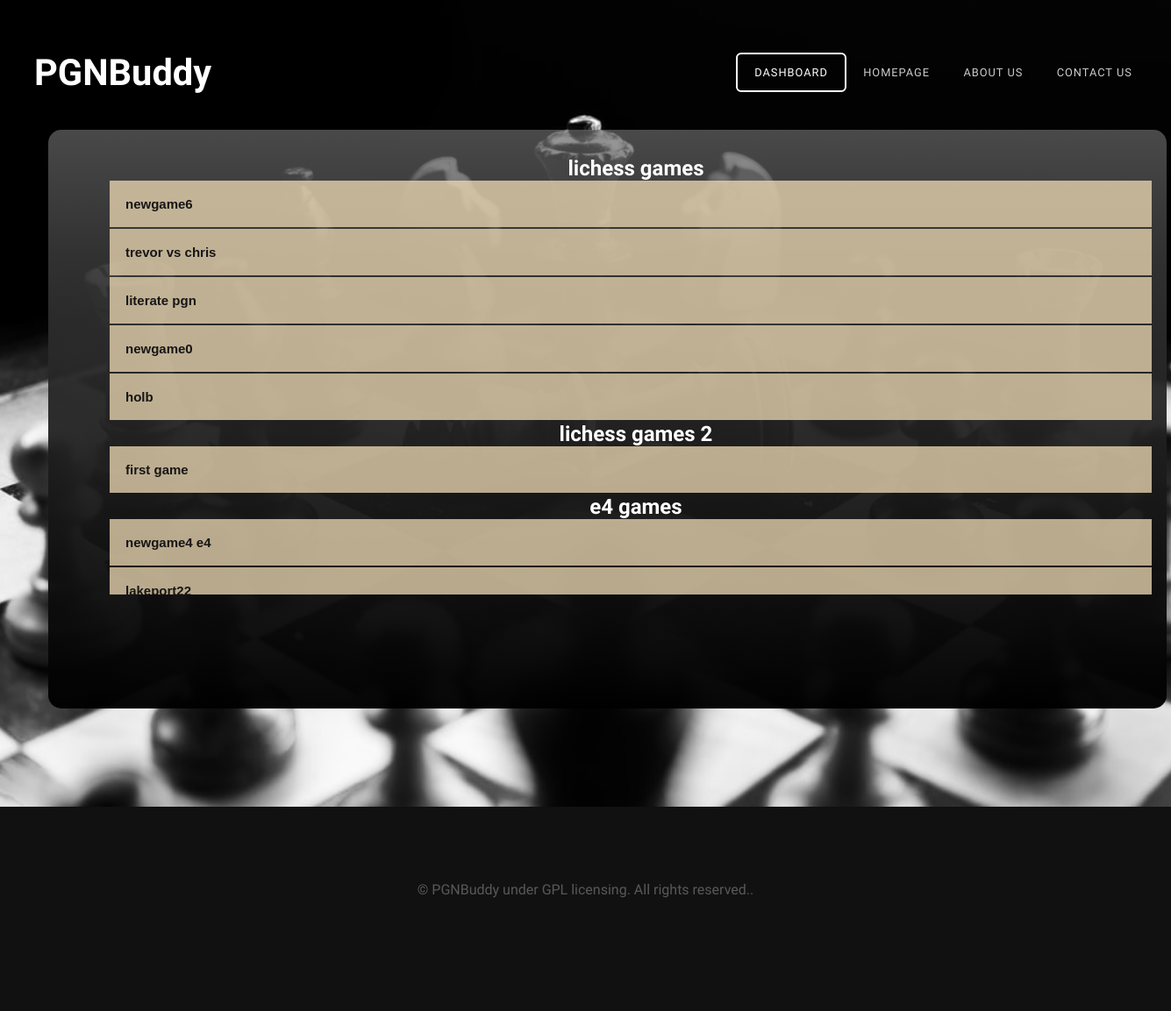
Before: /mydatabase with the older database file.
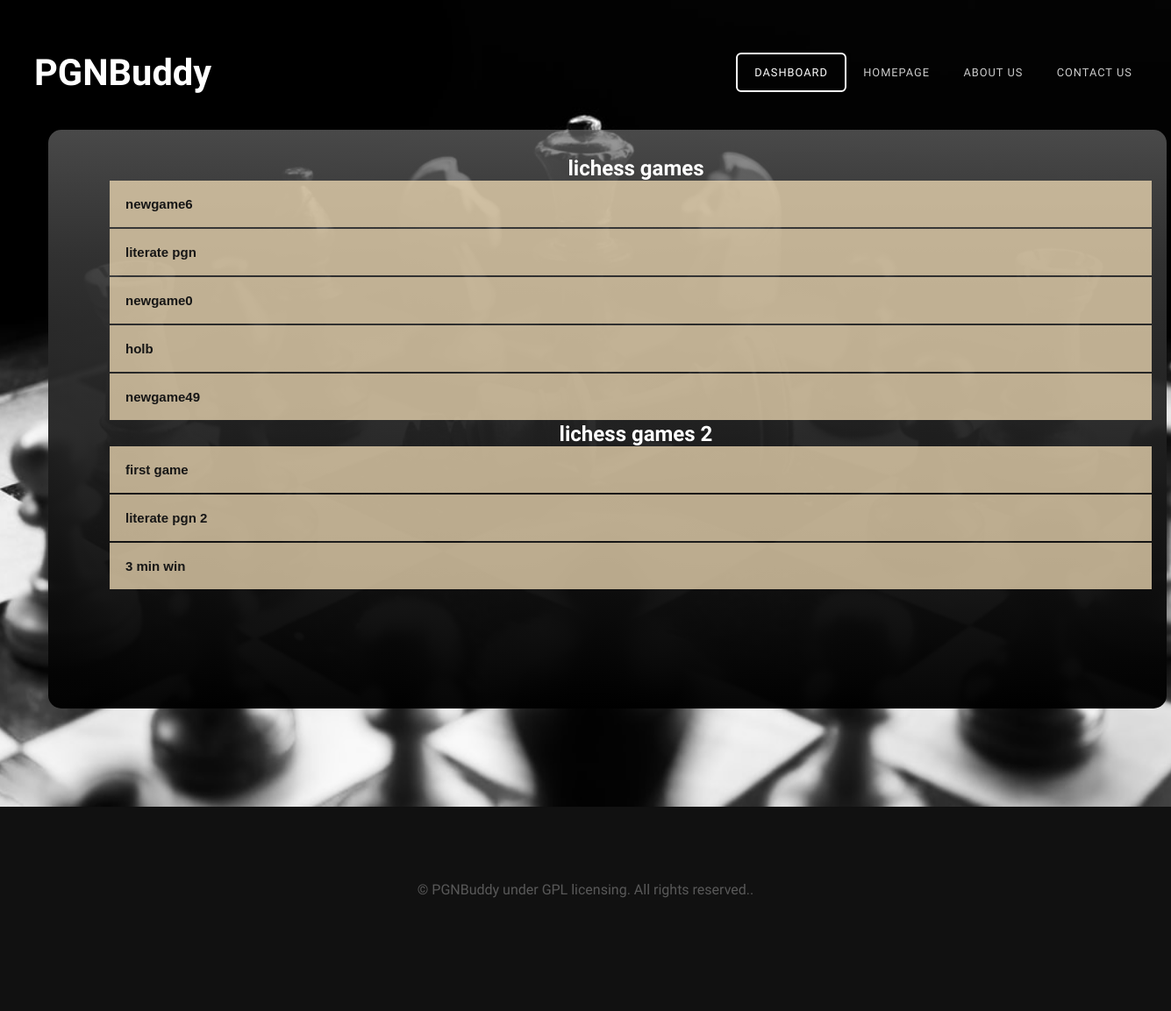
After: the same page with the newer database file.
### models.py (models this page shows)
class User(UserMixin, db.Model):
    id = db.Column(db.Integer, primary_key=True) # primary keys are required by SQLAlchemy
    email = db.Column(db.String(100), unique=True)
    password = db.Column(db.String(100))
    name = db.Column(db.String(1000))

class pgn(User):
    __tablename__ = 'pgn'
    __table_args__ = {'extend_existing': True}
    userId = db.Column(db.Integer, db.ForeignKey('user.id'))
    pgnId = db.Column(db.Integer, primary_key=True)
    game = db.Column(db.String(9999))
    frame = db.Column(db.String(200))
    fileName = db.Column(db.String(129))
    folder = db.Column(db.String(120))

### main.py (the view)
@main.route('/mydatabase', methods=['POST', 'GET'])
def mydatabase():
    gamelist = []
    games = db.session.query(pgn).all()
    for game in games:
        gamelist.append(game.game)
    pgnlist = []
    pgns = db.session.query(pgn).all()
    for pg in pgns:
        pgnlist.append({'name': str(pg.fileName), 'game': pg.game, 'folder': pg.folder, 'frame': pg.frame})
    folderlist = []
    folders = db.session.query(pgn.folder).all()
    for folder in folders:
        folderlist.append(str(folder))
    folderlist = list(dict.fromkeys(folderlist))
    return render_template('users_database.html', games=gamelist, folders=folderlist, pgnlist=pgnlist)

### templates/users_database.html (shortened to what this page needs)
<!DOCTYPE html PUBLIC "-//W3C//DTD XHTML 1.0 Strict//EN" "http://www.w3.org/TR/xhtml1/DTD/xhtml1-strict.dtd">
<html xmlns="http://www.w3.org/1999/xhtml">
<head>
<link href="static/css/default.css" rel="stylesheet" type="text/css" media="all" />
<link href="static/css/fonts.css" rel="stylesheet" type="text/css" media="all" />
</head>
<body>
<div id="header-wrapper">
	<div id="header" class="container">
		<div id="logo">
			<h1><a href="{{url_for('main.home')}}">PGNBuddy</a></h1>
		</div>
		<div id="menu">
			<ul>
				<li class="active"><a href="{{url_for('main.dashboard')}}" accesskey="1" title="">Dashboard</a></li>
				<li><a href="{{url_for('main.home')}}" accesskey="2" title="">Homepage</a></li>
				<li><a href="#" accesskey="3" title="">About Us</a></li>
				<li><a href="#" accesskey="5" title="">Contact Us</a></li>
			</ul>
		</div>
	</div>
	<div class="titlebox-dash">
        <div id="banner" class="container">
			<div class="userdatabase">
				<ul>
                    {% for folder in folders %}
                    <li><h2>{{ folder[2:-3] }}</h2>
                        <ol>
                        {% for pg in pgnlist %}
                            {% if pg['folder'] == folder[2:-3] %}
                                <div id="accordion-{{loop.index}}">
                                    <h2 class="dbbutton">{{ pg.name }}</h2>
                                </div>
                            {% endif %}
                        {% endfor %}
                        </ol>
                    </li>
                    {% endfor %}
				</ul>
			</div>
		</div>
	</div>
</div>
<div id="copyright" class="container">
		<p>&copy; PGNBuddy under GPL licensing. All rights reserved.</a>.</p>
</div>
</body>
</html>

Changed rows visible on the page:
removed pgn: name "trevor vs chris", shown under "lichess games"
no longer on this page (row unchanged): pgn: name "newgame4 e4", shown under "e4 games"
removed pgn: name "lakeport22", shown under "e4 games"
added pgn: name "newgame49", shown under "lichess games"
added pgn: name "literate pgn 2", shown under "lichess games 2"
added pgn: name "3 min win", shown under "lichess games 2"
Other visible differences:
list line gone: "e4 games"
